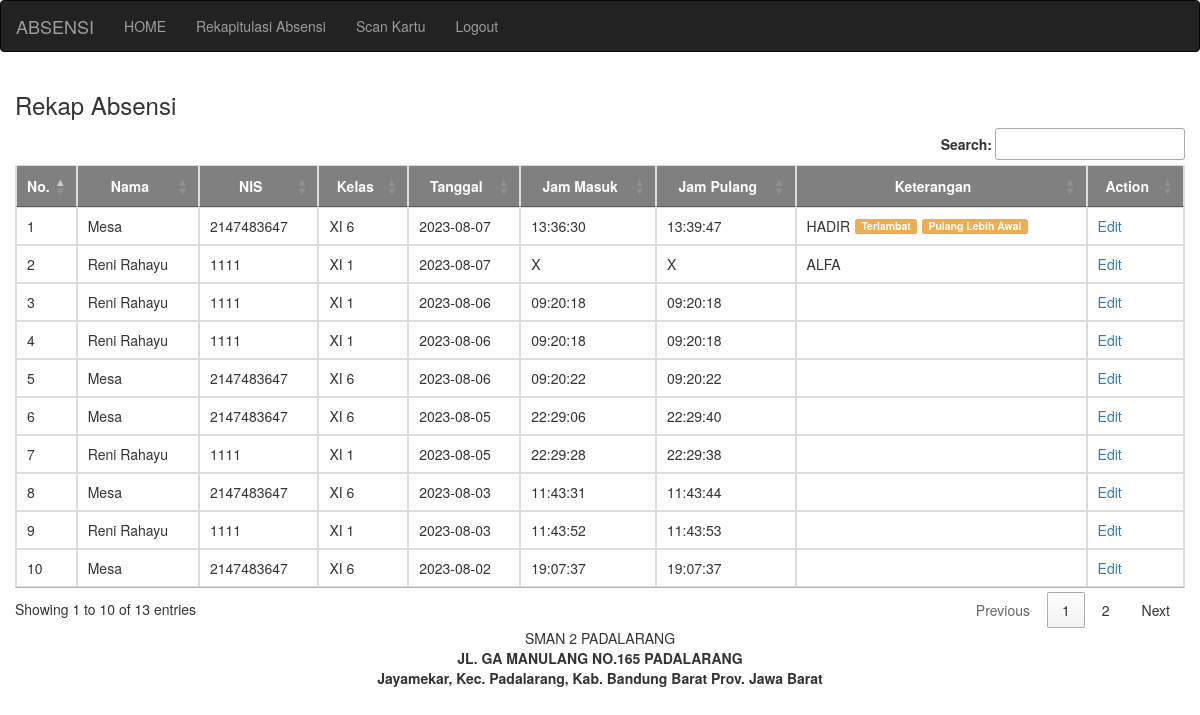
Page /absensi.php on the committed database.
### tables this page shows
CREATE TABLE `absensi` (
  `id` int NOT NULL AUTO_INCREMENT,
  `nomorkartu` varchar(20) NOT NULL,
  `tanggal` date NOT NULL,
  `jam_masuk` time DEFAULT NULL,
  `jam_pulang` time DEFAULT NULL,
  `terlambat` int DEFAULT NULL,
  `pulanglebihawal` int DEFAULT NULL,
  `keterangan` text NOT NULL,
  PRIMARY KEY (`id`)
);

CREATE TABLE `siswa` (
  `id` int NOT NULL AUTO_INCREMENT,
  `nomorkartu` varchar(20) NOT NULL,
  `nama` varchar(50) NOT NULL,
  `nis` int NOT NULL,
  `kelas` varchar(10) NOT NULL,
  `alamat` varchar(200) NOT NULL,
  PRIMARY KEY (`id`)
);

### absensi.php (the view, shortened to what this page needs)
<!DOCTYPE html>
<html>
<head>
	<?php include "header.php"; ?>
	<?php include "dataTables.php"; ?>
</head>
<body>
	<?php include "menu.php"; ?>
	<div class="container-fluid">
		<h3 class="mb-0">Rekap Absensi</h3>
		<table class="table table-bordered" id="rekap">
			<thead>
				<tr style="background-color: grey; color:white">
				<th style="width: 10px; text-align: center">No.</th>
				<th style="text-align: center">Nama</th>
				<th style="text-align: center">NIS</th>
				<th style="text-align: center">Kelas</th>
				<th style="text-align: center">Tanggal</th>
				<th style="text-align: center">Jam Masuk</th>
				<th style="text-align: center">Jam Pulang</th>
				<th style="text-align: center">Keterangan</th>
				<th style="text-align: center">Action</th>
				</tr>
			</thead>
			<tbody>
				<?php
					include "koneksi.php";
					$sql = mysqli_query($konek, "select a.id, b.nama, b.nis, b.kelas, a.tanggal, a.jam_masuk, a.jam_pulang, a.keterangan, a.terlambat, a.pulanglebihawal from absensi a join siswa b on a.nomorkartu = b.nomorkartu order by a.tanggal desc");
					$no = 0;
					while($data = mysqli_fetch_array($sql))
					{
						$no++;
				?>
				<tr>
					<td> <?php echo $no; ?> </td>
					<td> <?php echo $data['nama']; ?> </td>
					<td> <?php echo $data['nis']; ?> </td>
					<td> <?php echo $data['kelas']; ?> </td>
					<td> <?php echo $data['tanggal']; ?> </td>
					<td> <?php
						if ($data["keterangan"] !== "HADIR" && !$data['jam_masuk'])
							echo "X";
						else
							echo $data['jam_masuk'];
					?> </td>
					<td> <?php
					if ($data["keterangan"] !== "HADIR" && !$data['jam_pulang'])
						echo "X";
					else
						echo $data['jam_pulang'];
					?> </td>
					<td>
						<div style="display: flex;flex-wrap: nowrap;align-items: center; gap: 0.5rem;">
							<?php echo $data['keterangan']; ?>
							<?php
								if ($data["terlambat"] == 1) echo '<span class="label label-warning">Terlambat</span>';
								if ($data["pulanglebihawal"] == 1) echo '<span class="label label-warning">Pulang Lebih Awal</span>';
							?>
						</div>
					</td>
					<td>
						<a href="edit.php?id=<?php echo $data['id']; ?>"> Edit</a>
					</td>
				</tr>
				<?php } ?>
			</tbody>
		</table>
	</div>
	<?php include "footer.php"; ?>
</body>
</html>

### header.php (shortened to what this page needs)
<link rel="stylesheet" type="text/css" href="css/bootstrap.min.css">

### dataTables.php (shortened to what this page needs)
<link rel="stylesheet" type="text/css" media="screen" href="https://cdn.datatables.net/1.13.6/css/jquery.dataTables.min.css">
<link rel="stylesheet" type="text/css" media="screen" href="https://cdn.datatables.net/buttons/2.4.1/css/buttons.dataTables.min.css">

### menu.php (shortened to what this page needs)
<nav class="navbar navbar-inverse">
	<div class="container-fluid">
		<div class="navbar-header">
			<a href="#" class="navbar-brand">ABSENSI</a>
		</div>
		<ul class="nav navbar-nav">
			<li> <a href="index.php"> HOME </a></li>
			<li> <a href="absensi.php"> Rekapitulasi Absensi </a></li>
			<li> <a href="scan.php"> Scan Kartu </a></li>
			<li> <a href="logout.php"> Logout </a></li>
		</ul>
	</div>
</nav>

### footer.php
<div class="footer" style="text-align: center">
	SMAN 2 PADALARANG <br>
	<strong>JL. GA MANULANG NO.165 PADALARANG</strong><br>
	<strong>Jayamekar, Kec. Padalarang, Kab. Bandung Barat Prov. Jawa Barat</strong>
</div>

### rows in the picture
absensi: siswa.nama "Mesa", siswa.nis "2147483647", siswa.kelas "XI 6", tanggal "2023-08-07", jam_masuk "13:36:30", jam_pulang "13:39:47", keterangan "HADIR", terlambat "Terlambat", pulanglebihawal "Pulang Lebih Awal"
absensi: siswa.nama "Reni Rahayu", siswa.nis "1111", siswa.kelas "XI 1", tanggal "2023-08-07", keterangan "ALFA"
absensi: siswa.nama "Reni Rahayu", siswa.nis "1111", siswa.kelas "XI 1", tanggal "2023-08-06", jam_masuk "09:20:18", jam_pulang "09:20:18"
absensi: siswa.nama "Reni Rahayu", siswa.nis "1111", siswa.kelas "XI 1", tanggal "2023-08-06", jam_masuk "09:20:18", jam_pulang "09:20:18"
absensi: siswa.nama "Mesa", siswa.nis "2147483647", siswa.kelas "XI 6", tanggal "2023-08-06", jam_masuk "09:20:22", jam_pulang "09:20:22"
absensi: siswa.nama "Mesa", siswa.nis "2147483647", siswa.kelas "XI 6", tanggal "2023-08-05", jam_masuk "22:29:06", jam_pulang "22:29:40"
absensi: siswa.nama "Reni Rahayu", siswa.nis "1111", siswa.kelas "XI 1", tanggal "2023-08-05", jam_masuk "22:29:28", jam_pulang "22:29:38"
absensi: siswa.nama "Mesa", siswa.nis "2147483647", siswa.kelas "XI 6", tanggal "2023-08-03", jam_masuk "11:43:31", jam_pulang "11:43:44"
absensi: siswa.nama "Reni Rahayu", siswa.nis "1111", siswa.kelas "XI 1", tanggal "2023-08-03", jam_masuk "11:43:52", jam_pulang "11:43:53"
absensi: siswa.nama "Mesa", siswa.nis "2147483647", siswa.kelas "XI 6", tanggal "2023-08-02", jam_masuk "19:07:37", jam_pulang "19:07:37"
